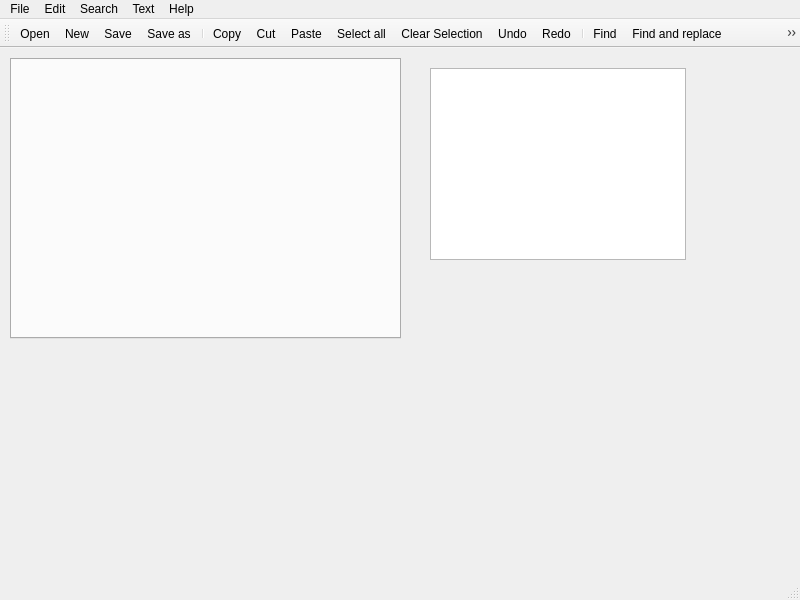
<?xml version="1.0" encoding="UTF-8"?>
<ui version="4.0">
 <class>MainWindow</class>
 <widget class="QMainWindow" name="MainWindow">
  <property name="geometry">
   <rect>
    <x>0</x>
    <y>0</y>
    <width>800</width>
    <height>600</height>
   </rect>
  </property>
  <property name="minimumSize">
   <size>
    <width>400</width>
    <height>200</height>
   </size>
  </property>
  <property name="windowTitle">
   <string>MainWindow</string>
  </property>
  <widget class="QWidget" name="centralWidget">
   <widget class="QTextEdit" name="textArea">
    <property name="geometry">
     <rect>
      <x>430</x>
      <y>20</y>
      <width>256</width>
      <height>192</height>
     </rect>
    </property>
    <property name="cursorWidth">
     <number>1</number>
    </property>
   </widget>
   <widget class="QTabWidget" name="tabWidget">
    <property name="geometry">
     <rect>
      <x>10</x>
      <y>10</y>
      <width>391</width>
      <height>281</height>
     </rect>
    </property>
    <property name="currentIndex">
     <number>-1</number>
    </property>
    <property name="tabsClosable">
     <bool>true</bool>
    </property>
   </widget>
  </widget>
  <widget class="QMenuBar" name="menuBar">
   <property name="geometry">
    <rect>
     <x>0</x>
     <y>0</y>
     <width>800</width>
     <height>19</height>
    </rect>
   </property>
   <widget class="QMenu" name="menuFile">
    <property name="title">
     <string>File</string>
    </property>
    <addaction name="action_new_file"/>
    <addaction name="action_open"/>
    <addaction name="action_save"/>
    <addaction name="action_save_as"/>
    <addaction name="action_save_all_files"/>
    <addaction name="actionExport_to_pdf"/>
    <addaction name="action_close"/>
    <addaction name="action_close_all_files"/>
    <addaction name="action_quit"/>
    <addaction name="actionAdd_tab"/>
   </widget>
   <widget class="QMenu" name="menuEdit">
    <property name="title">
     <string>Edit</string>
    </property>
    <addaction name="action_copy"/>
    <addaction name="action_cut"/>
    <addaction name="action_paste"/>
    <addaction name="action_select_all"/>
    <addaction name="action_clear_Selection"/>
    <addaction name="action_undo"/>
    <addaction name="action_redo"/>
   </widget>
   <widget class="QMenu" name="menuSearch">
    <property name="title">
     <string>Search</string>
    </property>
    <addaction name="action_find"/>
    <addaction name="action_find_and_replace"/>
    <addaction name="action_next_search_result"/>
    <addaction name="action_previous_search_result"/>
   </widget>
   <widget class="QMenu" name="menuFont">
    <property name="title">
     <string>Text</string>
    </property>
    <addaction name="action_choose_font"/>
    <addaction name="action_choose_font_color"/>
    <addaction name="action_choose_background_color"/>
    <addaction name="action_text_properties"/>
   </widget>
   <widget class="QMenu" name="menuHelp">
    <property name="title">
     <string>Help</string>
    </property>
    <addaction name="action_about_program"/>
    <addaction name="action_about_Qt"/>
   </widget>
   <addaction name="menuFile"/>
   <addaction name="menuEdit"/>
   <addaction name="menuSearch"/>
   <addaction name="menuFont"/>
   <addaction name="menuHelp"/>
  </widget>
  <widget class="QToolBar" name="mainToolBar">
   <attribute name="toolBarArea">
    <enum>TopToolBarArea</enum>
   </attribute>
   <attribute name="toolBarBreak">
    <bool>false</bool>
   </attribute>
   <addaction name="action_open"/>
   <addaction name="action_new_file"/>
   <addaction name="action_save"/>
   <addaction name="action_save_as"/>
   <addaction name="separator"/>
   <addaction name="action_copy"/>
   <addaction name="action_cut"/>
   <addaction name="action_paste"/>
   <addaction name="action_select_all"/>
   <addaction name="action_clear_Selection"/>
   <addaction name="action_undo"/>
   <addaction name="action_redo"/>
   <addaction name="separator"/>
   <addaction name="action_find"/>
   <addaction name="action_find_and_replace"/>
   <addaction name="action_previous_search_result"/>
   <addaction name="action_next_search_result"/>
   <addaction name="separator"/>
   <addaction name="action_choose_font"/>
   <addaction name="action_choose_font_color"/>
   <addaction name="action_choose_background_color"/>
   <addaction name="separator"/>
   <addaction name="action_about_program"/>
   <addaction name="action_about_Qt"/>
   <addaction name="separator"/>
   <addaction name="action_close_all_files"/>
   <addaction name="action_quit"/>
   <addaction name="separator"/>
  </widget>
  <widget class="QStatusBar" name="statusBar"/>
  <action name="action_about_program">
   <property name="icon">
    <iconset resource="resources.qrc">
     <normaloff>:/img/icons2/about.png</normaloff>:/img/icons2/about.png</iconset>
   </property>
   <property name="text">
    <string>About program</string>
   </property>
  </action>
  <action name="action_about_Qt">
   <property name="icon">
    <iconset resource="resources.qrc">
     <normaloff>:/img/icons2/qt.png</normaloff>:/img/icons2/qt.png</iconset>
   </property>
   <property name="text">
    <string>About Qt</string>
   </property>
  </action>
  <action name="action_open">
   <property name="icon">
    <iconset resource="resources.qrc">
     <normaloff>:/img/icons2/open3.png</normaloff>:/img/icons2/open3.png</iconset>
   </property>
   <property name="text">
    <string>Open</string>
   </property>
   <property name="shortcut">
    <string>Ctrl+O</string>
   </property>
  </action>
  <action name="action_save">
   <property name="icon">
    <iconset resource="resources.qrc">
     <normaloff>:/img/icons2/Save.png</normaloff>:/img/icons2/Save.png</iconset>
   </property>
   <property name="text">
    <string>Save</string>
   </property>
   <property name="shortcut">
    <string>Ctrl+S</string>
   </property>
  </action>
  <action name="action_close">
   <property name="icon">
    <iconset resource="resources.qrc">
     <normaloff>:/img/icons2/close_file.svg</normaloff>:/img/icons2/close_file.svg</iconset>
   </property>
   <property name="text">
    <string>Close</string>
   </property>
   <property name="shortcut">
    <string>Ctrl+W</string>
   </property>
  </action>
  <action name="action_quit">
   <property name="icon">
    <iconset resource="resources.qrc">
     <normaloff>:/img/icons2/Quit.png</normaloff>:/img/icons2/Quit.png</iconset>
   </property>
   <property name="text">
    <string>Quit</string>
   </property>
   <property name="shortcut">
    <string>Ctrl+Q</string>
   </property>
  </action>
  <action name="action_copy">
   <property name="icon">
    <iconset resource="resources.qrc">
     <normaloff>:/img/icons2/copy.png</normaloff>:/img/icons2/copy.png</iconset>
   </property>
   <property name="text">
    <string>Copy</string>
   </property>
   <property name="shortcut">
    <string>Ctrl+C</string>
   </property>
  </action>
  <action name="action_cut">
   <property name="icon">
    <iconset resource="resources.qrc">
     <normaloff>:/img/icons2/cut.png</normaloff>:/img/icons2/cut.png</iconset>
   </property>
   <property name="text">
    <string>Cut</string>
   </property>
   <property name="shortcut">
    <string>Ctrl+X</string>
   </property>
  </action>
  <action name="action_paste">
   <property name="icon">
    <iconset resource="resources.qrc">
     <normaloff>:/img/icons2/paste.png</normaloff>:/img/icons2/paste.png</iconset>
   </property>
   <property name="text">
    <string>Paste</string>
   </property>
   <property name="shortcut">
    <string>Ctrl+V</string>
   </property>
  </action>
  <action name="action_select_all">
   <property name="icon">
    <iconset resource="resources.qrc">
     <normaloff>:/img/icons2/selectAll.png</normaloff>:/img/icons2/selectAll.png</iconset>
   </property>
   <property name="text">
    <string>Select all</string>
   </property>
   <property name="shortcut">
    <string>Ctrl+A</string>
   </property>
  </action>
  <action name="action_clear_Selection">
   <property name="icon">
    <iconset resource="resources.qrc">
     <normaloff>:/img/icons2/clear_selection.png</normaloff>:/img/icons2/clear_selection.png</iconset>
   </property>
   <property name="text">
    <string>Clear Selection</string>
   </property>
  </action>
  <action name="action_new_file">
   <property name="icon">
    <iconset resource="resources.qrc">
     <normaloff>:/img/icons2/new_file.png</normaloff>:/img/icons2/new_file.png</iconset>
   </property>
   <property name="text">
    <string>New</string>
   </property>
   <property name="shortcut">
    <string>Ctrl+N</string>
   </property>
  </action>
  <action name="action_choose_font">
   <property name="icon">
    <iconset resource="resources.qrc">
     <normaloff>:/img/icons2/choose_font.png</normaloff>:/img/icons2/choose_font.png</iconset>
   </property>
   <property name="text">
    <string>Choose font</string>
   </property>
  </action>
  <action name="action_choose_font_color">
   <property name="icon">
    <iconset resource="resources.qrc">
     <normaloff>:/img/icons2/font_color_2.png</normaloff>:/img/icons2/font_color_2.png</iconset>
   </property>
   <property name="text">
    <string>Choose font color</string>
   </property>
  </action>
  <action name="action_choose_background_color">
   <property name="icon">
    <iconset resource="resources.qrc">
     <normaloff>:/img/icons2/color_options.png</normaloff>:/img/icons2/color_options.png</iconset>
   </property>
   <property name="text">
    <string>Choose background color</string>
   </property>
  </action>
  <action name="action_find">
   <property name="icon">
    <iconset resource="resources.qrc">
     <normaloff>:/img/icons2/search.png</normaloff>:/img/icons2/search.png</iconset>
   </property>
   <property name="text">
    <string>Find</string>
   </property>
  </action>
  <action name="action_find_and_replace">
   <property name="icon">
    <iconset resource="resources.qrc">
     <normaloff>:/img/icons2/replace.png</normaloff>:/img/icons2/replace.png</iconset>
   </property>
   <property name="text">
    <string>Find and replace</string>
   </property>
   <property name="shortcut">
    <string>Ctrl+H</string>
   </property>
  </action>
  <action name="action_next_search_result">
   <property name="icon">
    <iconset resource="resources.qrc">
     <normaloff>:/img/icons2/find_next.png</normaloff>:/img/icons2/find_next.png</iconset>
   </property>
   <property name="text">
    <string>Next search result</string>
   </property>
   <property name="shortcut">
    <string>Ctrl+Right</string>
   </property>
  </action>
  <action name="action_previous_search_result">
   <property name="icon">
    <iconset resource="resources.qrc">
     <normaloff>:/img/icons2/find_previous.png</normaloff>:/img/icons2/find_previous.png</iconset>
   </property>
   <property name="text">
    <string>Previous search result</string>
   </property>
   <property name="shortcut">
    <string>Ctrl+Left</string>
   </property>
  </action>
  <action name="action_undo">
   <property name="icon">
    <iconset resource="resources.qrc">
     <normaloff>:/img/icons2/undo.png</normaloff>:/img/icons2/undo.png</iconset>
   </property>
   <property name="text">
    <string>Undo</string>
   </property>
   <property name="shortcut">
    <string>Ctrl+Z</string>
   </property>
  </action>
  <action name="action_redo">
   <property name="icon">
    <iconset resource="resources.qrc">
     <normaloff>:/img/icons2/redo.png</normaloff>:/img/icons2/redo.png</iconset>
   </property>
   <property name="text">
    <string>Redo</string>
   </property>
   <property name="shortcut">
    <string>Ctrl+Y</string>
   </property>
  </action>
  <action name="action_save_as">
   <property name="icon">
    <iconset resource="resources.qrc">
     <normaloff>:/img/icons2/save_as.png</normaloff>:/img/icons2/save_as.png</iconset>
   </property>
   <property name="text">
    <string>Save as ...</string>
   </property>
   <property name="shortcut">
    <string>Ctrl+Shift+S</string>
   </property>
  </action>
  <action name="action_text_properties">
   <property name="icon">
    <iconset resource="resources.qrc">
     <normaloff>:/img/icons2/text_properties.png</normaloff>:/img/icons2/text_properties.png</iconset>
   </property>
   <property name="text">
    <string>Properties</string>
   </property>
  </action>
  <action name="actionExport_to_pdf">
   <property name="icon">
    <iconset resource="resources.qrc">
     <normaloff>:/img/icons2/export_to_pdf.png</normaloff>:/img/icons2/export_to_pdf.png</iconset>
   </property>
   <property name="text">
    <string>Export to pdf</string>
   </property>
  </action>
  <action name="action_save_all_files">
   <property name="icon">
    <iconset resource="resources.qrc">
     <normaloff>:/img/icons2/save_all_files.png</normaloff>:/img/icons2/save_all_files.png</iconset>
   </property>
   <property name="text">
    <string>Save all</string>
   </property>
  </action>
  <action name="action_close_all_files">
   <property name="icon">
    <iconset resource="resources.qrc">
     <normaloff>:/img/icons2/close_all_files.png</normaloff>:/img/icons2/close_all_files.png</iconset>
   </property>
   <property name="text">
    <string>Close all files</string>
   </property>
  </action>
  <action name="actionAdd_tab">
   <property name="text">
    <string>Add tab</string>
   </property>
  </action>
 </widget>
 <layoutdefault spacing="6" margin="11"/>
 <resources>
  <include location="resources.qrc"/>
 </resources>
 <connections/>
</ui>
